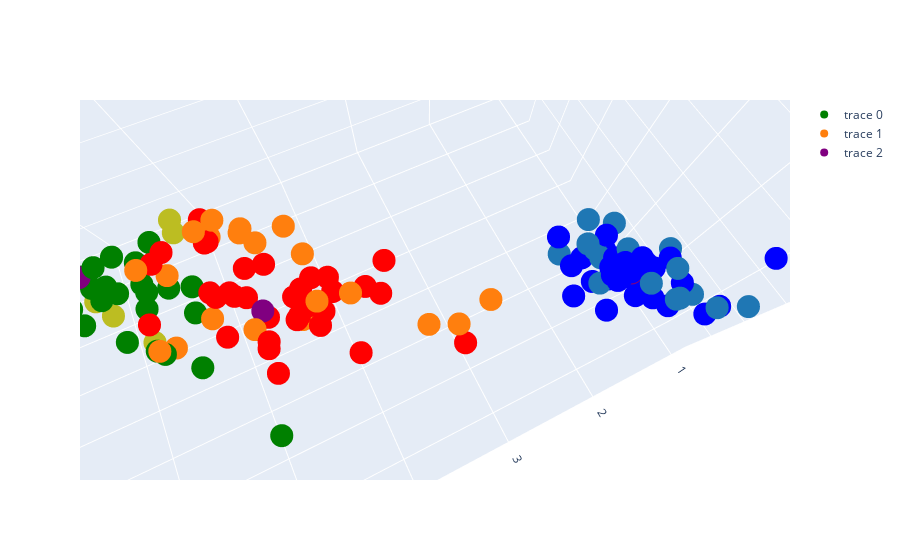

This figure's notebook cell:
### Code cell
fig = go.Figure(data=[go.Scatter3d(x=X_train[:,0], y=X_train[:,1], z=X_train[:,2], mode="markers", marker = dict(color=list(map(SetColor, y_train))) ),
                      go.Scatter3d(x=X_test[:,0], y=X_test[:,1], z=X_test[:,2], mode="markers", marker = dict(color=list(map(SetColor3, kmeans.predict(X_test)))) ),
                     go.Scatter3d(x=kmeans.cluster_centers_[:,0], y=kmeans.cluster_centers_[:,1], z=kmeans.cluster_centers_[:,2], mode='markers', marker = dict(color=["purple"]*4) )])
fig.show()

### Figure 1 — Plotly figure (JSON) as saved in the notebook; plotly's stock layout.template omitted (floating-point values rounded to 4 significant figures)
{"data": [{"marker": {"color": ["green", "red", "red", "blue", "green", "green", "blue", "red", "green", "blue", "red", "green", "green", "red", "red", "green", "green", "red", "green", "green", "blue", "blue", "red", "green", "green", "blue", "blue", "green", "blue", "green", "blue", "green", "red", "green", "green", "blue", "green", "green", "blue", "red", "blue", "green", "blue", "blue", "blue", "blue", "red", "green", "green", "red", "blue", "green", "green", "blue", "blue", "green", "red", "blue", "blue", "green", "green", "blue", "red", "red", "green", "red", "green", "red", "blue", "red", "red", "red", "green", "red", "blue", "red", "green", "red", "green", "red", "red", "red", "blue", "blue", "red", "green", "green", "blue", "blue", "blue", "blue", "blue", "red", "green", "green", "red", "blue", "blue", "red", "red", "red", "green", "blue", "green", "red"]}, "mode": "markers", "type": "scatter3d", "x": [6.1, 6.1, 6.1, 4.8, 7.7, 5.8, 5.1, 5.7, 5.8, 5.1, 6.7, 5.8, 6.4, 5.6, 5.6, 6.5, 6.4, 6.5, 6.5, 7.3, 5, 4.7, 6.3, 6.4, 6.1, 5.1, 4.4, 7.9, 5.4, 6, 5.1, 6.9, 6, 6.3, 6.8, 5.1, 6.7, 5.6, 5.4, 6, 5.1, 6.2, 4.7, 4.4, 5, 4.9, 6.3, 6.5, 7.2, 5.8, 5, 6.3, 6.7, 5.2, 4.5, 6.7, 5.8, 4.9, 4.8, 7.1, 6.4, 5.7, 6.7, 4.9, 6.7, 5.5, 6.3, 6.2, 5, 6, 5.7, 5.8, 6.8, 5.2, 5.4, 5.6, 7.2, 7, 7.4, 6.1, 5.5, 5.6, 5, 5, 5.9, 6.9, 6.3, 5, 4.8, 5.1, 4.6, 5.5, 5.7, 6.9, 4.9, 5.9, 4.9, 4.9, 5.4, 6.4, 5.6, 6.5, 5.2, 7.7, 5.5], "y": [2.6, 2.8, 2.9, 3.4, 2.8, 2.7, 3.5, 2.8, 2.7, 3.4, 3, 2.8, 3.2, 2.9, 2.7, 3, 2.8, 2.8, 3, 2.9, 3, 3.2, 3.3, 2.7, 3, 3.8, 3.2, 3.8, 3.4, 2.2, 3.8, 3.2, 2.7, 2.8, 3.2, 3.5, 2.5, 2.8, 3.9, 2.9, 3.3, 2.8, 3.2, 3, 3.4, 3, 2.5, 3.2, 3.6, 2.7, 3.3, 3.3, 3.1, 4.1, 2.3, 3, 2.6, 3.1, 3.4, 3, 2.8, 3.8, 3.1, 2.4, 3.3, 2.6, 3.4, 2.9, 3.4, 3.4, 2.6, 2.7, 3, 2.7, 3.9, 3, 3, 3.2, 2.8, 3, 2.5, 3, 3.6, 3.5, 3.2, 3.1, 2.9, 3.5, 3, 3.7, 3.4, 4.2, 2.9, 3.1, 2.5, 3, 3.6, 3.1, 3, 3.2, 2.5, 3, 3.5, 2.6, 2.4], "z": [5.6, 4.7, 4.7, 1.6, 6.7, 5.1, 1.4, 4.1, 5.1, 1.5, 5, 5.1, 5.3, 3.6, 4.2, 5.5, 5.6, 4.6, 5.8, 6.3, 1.6, 1.6, 4.7, 5.3, 4.9, 1.9, 1.3, 6.4, 1.5, 5, 1.5, 5.7, 5.1, 5.1, 5.9, 1.4, 5.8, 4.9, 1.3, 4.5, 1.7, 4.8, 1.3, 1.3, 1.6, 1.4, 4.9, 5.1, 6.1, 3.9, 1.4, 6, 5.6, 1.5, 1.3, 5.2, 4, 1.5, 1.9, 5.9, 5.6, 1.7, 4.7, 3.3, 5.7, 4.4, 5.6, 4.3, 1.5, 4.5, 3.5, 4.1, 5.5, 3.9, 1.7, 4.1, 5.8, 4.7, 6.1, 4.6, 4, 4.5, 1.4, 1.3, 4.8, 5.4, 5.6, 1.6, 1.4, 1.5, 1.4, 1.4, 4.2, 5.1, 4.5, 4.2, 1.4, 1.5, 4.5, 4.5, 3.9, 5.2, 1.5, 6.9, 3.7]}, {"marker": {"color": ["#ff7f0e", "#1f77b4", "#ff7f0e", "#1f77b4", "#bcbd22", "#bcbd22", "#bcbd22", "#1f77b4", "#ff7f0e", "#ff7f0e", "#bcbd22", "#bcbd22", "#1f77b4", "#ff7f0e", "#1f77b4", "#ff7f0e", "#ff7f0e", "#ff7f0e", "#bcbd22", "#1f77b4", "#ff7f0e", "#1f77b4", "#1f77b4", "#ff7f0e", "#ff7f0e", "#bcbd22", "#1f77b4", "#ff7f0e", "#ff7f0e", "#ff7f0e", "#1f77b4", "#1f77b4", "#1f77b4", "#bcbd22", "#ff7f0e", "#1f77b4", "#ff7f0e", "#1f77b4", "#ff7f0e", "#1f77b4", "#ff7f0e", "#ff7f0e", "#1f77b4", "#bcbd22", "#ff7f0e"]}, "mode": "markers", "type": "scatter3d", "x": [6.6, 5.4, 5, 5.2, 6.7, 6.8, 6.4, 4.6, 5.5, 6.4, 6.2, 7.7, 5.1, 6.7, 5, 5.9, 6.2, 5.5, 6.9, 5.4, 6.3, 4.3, 5.8, 6, 6.6, 7.6, 4.8, 5.1, 5.7, 5, 4.8, 4.6, 5.5, 7.7, 6.3, 4.4, 6.1, 4.6, 6, 5.3, 5.7, 6.3, 5.7, 7.2, 5.7], "y": [3, 3.7, 2, 3.4, 3.3, 2.8, 3.1, 3.1, 2.3, 2.9, 3.4, 3.8, 3.8, 3.1, 3.2, 3, 2.2, 2.4, 3.1, 3.4, 2.5, 3, 4, 3, 2.9, 3, 3.1, 2.5, 2.5, 2.3, 3, 3.2, 3.5, 3, 2.3, 2.9, 2.8, 3.6, 2.2, 3.7, 2.8, 2.7, 4.4, 3.2, 3], "z": [4.4, 1.5, 3.5, 1.4, 5.7, 4.8, 5.5, 1.5, 4, 4.3, 5.4, 6.7, 1.6, 4.4, 1.2, 5.1, 4.5, 3.8, 4.9, 1.7, 5, 1.1, 1.2, 4.8, 4.6, 6.6, 1.6, 3, 5, 3.3, 1.4, 1.4, 1.3, 6.1, 4.4, 1.4, 4, 1, 4, 1.5, 4.5, 4.9, 1.5, 6, 4.2]}, {"marker": {"color": ["purple", "purple", "purple", "purple"]}, "mode": "markers", "type": "scatter3d", "x": [5.803, 4.994, 6.785], "y": [2.792, 3.424, 3.03], "z": [4.405, 1.494, 5.63]}], "layout": {"autosize": true, "dragmode": "pan", "scene": {"aspectmode": "auto", "aspectratio": {"x": 0.9709, "y": 0.6473, "z": 1.591}, "camera": {"center": {"x": -0.1791, "y": -0.115, "z": -0.1773}, "eye": {"x": -0.4276, "y": -0.8918, "z": -0.0381}, "projection": {"type": "perspective"}, "up": {"x": 0.8441, "y": -0.3438, "z": -0.4114}}, "dragmode": "pan"}}}
